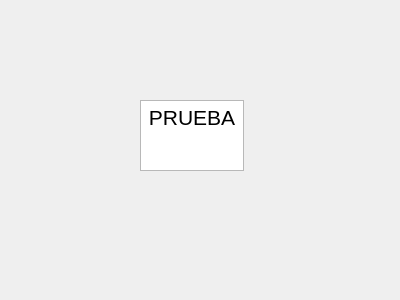
<?xml version="1.0" encoding="UTF-8"?>
<ui version="4.0">
 <class>Form</class>
 <widget class="QWidget" name="Form">
  <property name="geometry">
   <rect>
    <x>0</x>
    <y>0</y>
    <width>400</width>
    <height>300</height>
   </rect>
  </property>
  <property name="windowTitle">
   <string>Form</string>
  </property>
  <widget class="QTextEdit" name="textEdit">
   <property name="geometry">
    <rect>
     <x>140</x>
     <y>100</y>
     <width>104</width>
     <height>71</height>
    </rect>
   </property>
   <property name="html">
    <string>&lt;!DOCTYPE HTML PUBLIC &quot;-//W3C//DTD HTML 4.0//EN&quot; &quot;http://www.w3.org/TR/REC-html40/strict.dtd&quot;&gt;
&lt;html&gt;&lt;head&gt;&lt;meta name=&quot;qrichtext&quot; content=&quot;1&quot; /&gt;&lt;style type=&quot;text/css&quot;&gt;
p, li { white-space: pre-wrap; }
&lt;/style&gt;&lt;/head&gt;&lt;body style=&quot; font-family:'MS Shell Dlg 2'; font-size:8.25pt; font-weight:400; font-style:normal;&quot;&gt;
&lt;p align=&quot;center&quot; style=&quot; margin-top:0px; margin-bottom:0px; margin-left:0px; margin-right:0px; -qt-block-indent:0; text-indent:0px;&quot;&gt;&lt;span style=&quot; font-size:16pt;&quot;&gt;PRUEBA&lt;/span&gt;&lt;/p&gt;&lt;/body&gt;&lt;/html&gt;</string>
   </property>
  </widget>
 </widget>
 <resources/>
 <connections/>
</ui>
